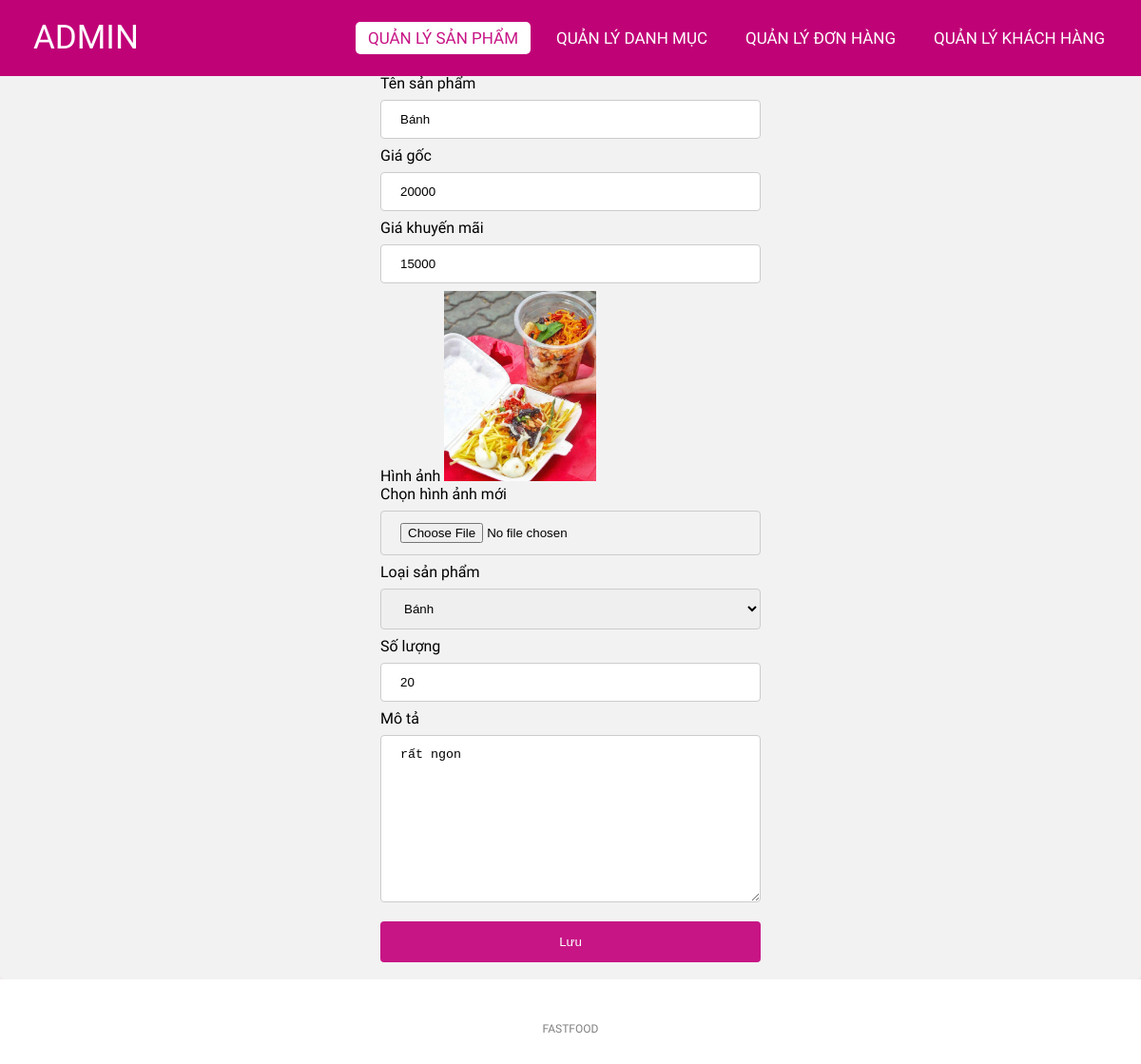
The page /admin/edit_product.php?id=64 (signed in) on the database its author committed.
### tables this page shows
CREATE TABLE `products` (
  `id` int(11) NOT NULL,
  `name` varchar(255) NOT NULL,
  `originalPrice` decimal(10,0) NOT NULL,
  `promotionPrice` decimal(10,0) NOT NULL,
  `image` varchar(50) NOT NULL,
  `createdBy` int(11) NOT NULL,
  `createdDate` date NOT NULL,
  `cateId` int(11) NOT NULL,
  `qty` int(11) NOT NULL,
  `des` varchar(1000) NOT NULL,
  `status` tinyint(1) NOT NULL,
  `soldCount` int(11) NOT NULL
);

### lib/database.php (called while the page is built, shortened)
<?php
class Database extends PDO
{
  public $host   = DB_HOST;
  public $user   = DB_USER;
  public $pass   = DB_PASS;
  public $dbname = DB_NAME;
  public $link;
  private function connectDB()
  {
    $this->link = new mysqli(
      $this->host,
      $this->user,
      $this->pass,
      $this->dbname
    );
  }
  public function select($query)
  {
    $result = $this->link->query($query);
    if ($result->num_rows > 0)
    {
      return $result;
    }
    else
    {
      return false;
    }
  }
}

### classes/product.php (called while the page is built, shortened)
<?php
$filepath = realpath(dirname(__FILE__));
include_once($filepath . '/../lib/database.php');
?>
<?php
class product
{
    private $db;
    public function __construct()
    {
        $this->db = new Database();
    }
    public function getProductbyIdAdmin($id)
    {
        $query = "SELECT * FROM products where id = '$id'";
        $result = $this->db->select($query);
        return $result;
    }
}
?>

### classes/categories.php (called while the page is built, shortened)
<?php
$filepath = realpath(dirname(__FILE__));
include_once($filepath . '/../lib/database.php');
?>
<?php
class categories
{
    private $db;
    public function __construct()
    {
        $this->db = new Database();
    }
    public function getAll()
    {
        $query = "SELECT * FROM categories WHERE status = 1";
        $result_mysqli = $this->db->select($query);
        if ($result_mysqli) {
            $result = mysqli_fetch_all($result_mysqli, MYSQLI_ASSOC);
            return $result;
        }
        return false;
    }
}
?>

### admin/edit_product.php (the view, shortened to what this page needs)
<?php
include '../classes/product.php';
include '../classes/categories.php';
$role_id = Session::get('role_id');
if ($role_id == 1) {
    $product = new product();
    $productUpdate = mysqli_fetch_assoc($product->getProductbyIdAdmin($_GET['id']));
} else {
    header("Location:../index.php");
}
$category = new categories();
$categoriesList = $category->getAll();
?>
<!DOCTYPE html>
<html lang="en">
<head>
    <link rel="stylesheet" href="css/style.css">
    <link rel="stylesheet" href="https://cdnjs.cloudflare.com/ajax/libs/font-awesome/5.15.4/css/all.min.css">
</head>
<body>
    <nav>
        <label class="logo">ADMIN</label>
        <ul>
            <li><a href="productlist.php" class="active">Quản lý Sản phẩm</a></li>
            <li><a href="categoriesList.php">Quản lý Danh mục</a></li>
            <li><a href="orderlist.php">Quản lý Đơn hàng</a></li>
            <li><a href="customer.php" >Quản lý Khách hàng</a></li>
        </ul>
    </nav>
    <div class="title">
        <h1>Chỉnh sửa sản phẩm</h1>
    </div>
    <div class="container">
        <div class="form-add">
            <form action="edit_product.php?id=<?= $productUpdate['id'] ?>" method="post" enctype="multipart/form-data">
                <label for="name">Tên sản phẩm</label>
                <input type="text" id="name" name="name" placeholder="Tên sản phẩm.." value="<?= $productUpdate['name'] ?>">
                <label for="originalPrice">Giá gốc</label>
                <input type="number" id="originalPrice" name="originalPrice" value="<?= $productUpdate['originalPrice'] ?>">
                <label for="promotionPrice">Giá khuyến mãi</label>
                <input type="number" id="promotionPrice" name="promotionPrice" value="<?= $productUpdate['promotionPrice'] ?>">
                <label for="image">Hình ảnh</label>
                <img src="upload/<?= $productUpdate['image'] ?>" style="height: 200px;" id="image"> <br>
                <label for="imageNew">Chọn hình ảnh mới</label>
                <input type="file" id="imageNew" name="image">
                <label for="cateId">Loại sản phẩm</label>
                <select id="cateId" name="cateId">
                    <?php foreach ($categoriesList as $key => $value) {
                        if ($value['id'] == $productUpdate['cateId']) { ?>
                            <option selected value="<?= $value['id'] ?>"><?= $value['name'] ?></option>
                        <?php  } else { ?>
                            <option value="<?= $value['id'] ?>"><?= $value['name'] ?></option>
                        <?php   } ?>
                    <?php } ?>
                </select>
                <label for="qty">Số lượng</label>
                <input type="number" id="qty" name="qty" value="<?= $productUpdate['qty'] ?>">
                <label for="des">Mô tả</label>
                <textarea name="des" id="des" cols="30" rows="10"><?= $productUpdate['des'] ?></textarea>
                <input type="submit" value="Lưu" name="submit">
            </form>
        </div>
    </div>
    <footer>
        <p class="copyright">FASTFOOD</p>
    </footer>
</body>
</html>

### admin/css/style.css (style rules this page uses)
* { padding: 0; margin: 0; text-decoration: none; list-style: none; box-sizing: border-box; }
body { font-family: Mitr; background: rgb(240, 234, 234); }
nav { top: 0; position: fixed; background: #c00277; height: 80px; width: 100%; }
label.logo { color: white; font-size: 35px; line-height: 80px; padding: 0 35px; }
nav ul { float: right; margin-right: 20px; }
nav ul li { display: inline-block; line-height: 80px; margin: 0 5px; }
nav ul li a { color: white; font-size: 17px; padding: 7px 13px; border-radius: 3px; text-transform: uppercase; border-radius: 5px; transition: 0.5s; }
.active, a:hover { background-color: white; color: mediumvioletred; }
.container { margin-top: 30px; height: auto; }
.title { background-color: white; }
footer { padding: 30px 0; background-color:white; }
footer .copyright { margin-top: 15px; text-align: center; font-size: 12px; color: gray; }
.form-add { border-radius: 5px; background-color: #f2f2f2; padding: 10px 400px; }
input[type=text], input[type=file], input[type=number], textarea, select { width: 100%; padding: 12px 20px; margin: 8px 0; display: inline-block; border: 1px solid #ccc; border-radius: 4px; box-sizing: border-box; }
input[type=submit] { width: 100%; background-color: mediumvioletred; color: white; padding: 14px 20px; margin: 8px 0; border: none; border-radius: 4px; cursor: pointer; }

### rows shown on the page
products: name "Bánh", originalPrice "20000", promotionPrice "15000", image (picture), qty "20", des "rất ngon"

### other values the page prints
form field cateId "Bánh"
